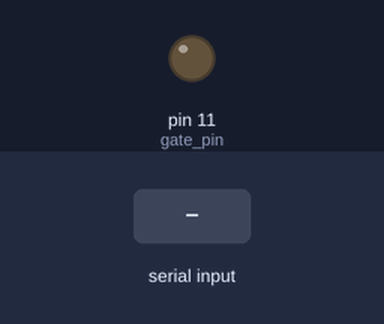
This sketch was run on a simulated Arduino Uno, built with avr-gcc and run on an emulated ATmega328P. Parts: output pins drawn as LEDs (lit = HIGH). Inputs (shaded band) come from the test bench.

Above: at 1.2 s.
1.3 s: "1" received over Serial
At 2.1 s:
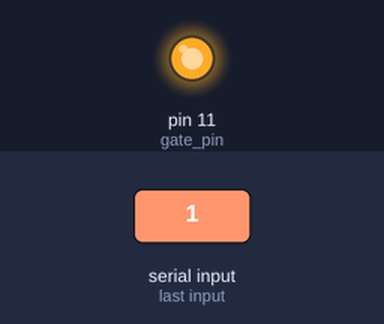
Timing chart, 0 to 4.3 s (numbered marks = the images above; inputs shaded):
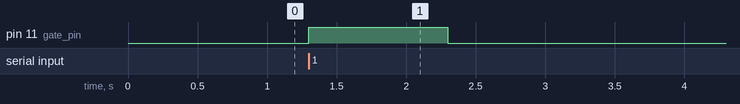

The sketch:

SerialCom_TwoArduino_Receive.ino
```cpp
#define gate_pin 11 //13は内臓のLED
char data;

void setup() {
  // put your setup code here, to run once:
  Serial.begin(115200);
  pinMode(gate_pin, OUTPUT);
}

void loop() {
  // put your main code here, to run repeatedly:
  /*//test
  digitalWrite(gate_pin, HIGH);
  delay(5000);
  digitalWrite(gate_pin, LOW);
*/

  if(Serial.available() > 0){ //受信データがあるか
    data = Serial.read();
    if(data == 0x31){ //文字コード0x31, つまり"1"を受信したらLEDを光らせる
      digitalWrite(gate_pin, HIGH);
      delay(1000);
      digitalWrite(gate_pin, LOW);
      delay(1000);
    }
  }

}
```

Measured:
- after the input at 1.3 s, pin 11 (gate_pin): LOW → HIGH at once, → LOW 1.0 s later
